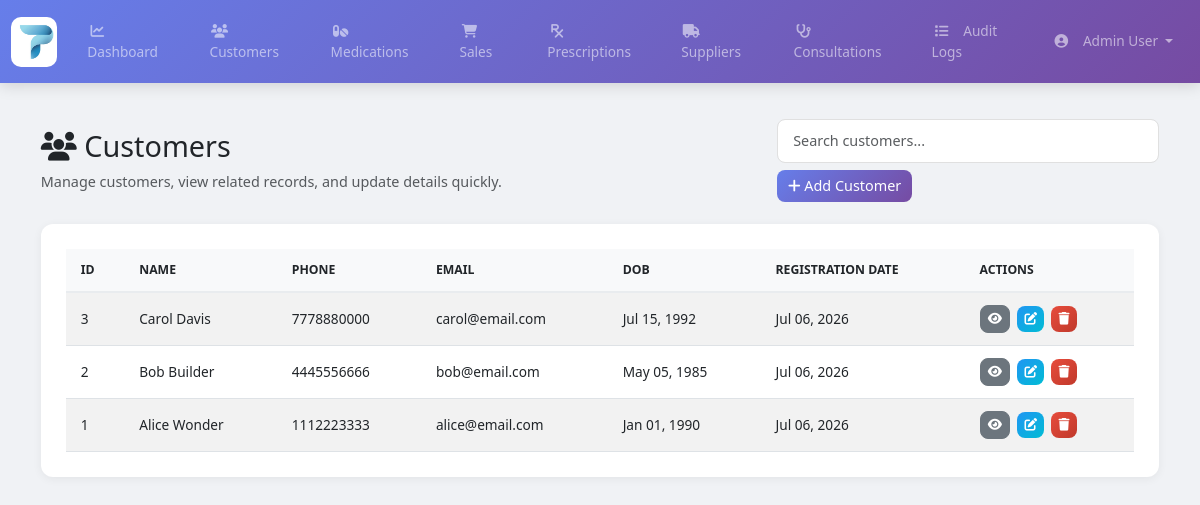
The page /pages/customers.php (signed in) on the database its author committed.
### tables this page shows
CREATE TABLE Customer (
    customer_id INT AUTO_INCREMENT PRIMARY KEY,
    first_name VARCHAR(50) NOT NULL,
    last_name VARCHAR(50) NOT NULL,
    phone VARCHAR(20) UNIQUE,
    email VARCHAR(100) UNIQUE,
    dob DATE,
    address TEXT,
    registration_date DATE DEFAULT CURRENT_DATE
);

### includes/config.php (called while the page is built, shortened)
<?php
function currentUserRole()
{
    return $_SESSION['user_role'] ?? 'Guest';
}
function isAdmin()
{
    return currentUserRole() === 'Admin';
}
function canEditCustomers()
{
    return isAdmin() || isPharmacist();
}
?>

### pages/customers.php (the view, shortened to what this page needs)
<?php
require_once __DIR__ . '/../includes/config.php';
$customers = mysqli_query($conn, 'SELECT * FROM Customer ORDER BY customer_id DESC');
require_once __DIR__ . '/../includes/header.php';
?>
<div class="d-flex justify-content-between align-items-center flex-wrap gap-3 mb-4">
    <div>
        <h2><i class="fas fa-users"></i> Customers</h2>
        <p class="text-muted mb-0">Manage customers, view related records, and update details quickly.</p>
    </div>
    <div class="d-flex gap-2 flex-wrap">
        <input id="customerSearch" type="search" class="form-control search-input" data-table="customerTable" placeholder="Search customers..." style="min-width:240px;">
        <?php if (canEditCustomers()): ?>
            <button class="btn btn-primary" data-bs-toggle="modal" data-bs-target="#addCustomerModal">
                <i class="fas fa-plus"></i> Add Customer
            </button>
        <?php endif; ?>
    </div>
</div>
<div class="card">
    <div class="card-body">
        <div class="table-responsive">
            <table class="table table-striped table-hover" id="customerTable">
                <thead>
                    <tr>
                        <th>ID</th>
                        <th>Name</th>
                        <th>Phone</th>
                        <th>Email</th>
                        <th>DOB</th>
                        <th>Registration Date</th>
                        <?php if (canEditCustomers()): ?>
                        <th>Actions</th>
                        <?php endif; ?>
                    </tr>
                </thead>
                <tbody>
                    <?php while ($row = mysqli_fetch_assoc($customers)): ?>
                        <tr>
                            <td><?= htmlspecialchars($row['customer_id']) ?></td>
                            <td><?= htmlspecialchars($row['first_name'] . ' ' . $row['last_name']) ?></td>
                            <td><?= htmlspecialchars($row['phone']) ?></td>
                            <td><?= htmlspecialchars($row['email']) ?></td>
                            <td><?= $row['dob'] ? date('M d, Y', strtotime($row['dob'])) : '' ?></td>
                            <td><?= $row['registration_date'] ? date('M d, Y', strtotime($row['registration_date'])) : '' ?></td>
                            <?php if (canEditCustomers()): ?>
                            <td>
                                <a href="<?= BASE_PATH ?>/pages/customer_details.php?id=<?= $row['customer_id'] ?>" class="btn btn-sm btn-secondary me-1">
                                    <i class="fas fa-eye"></i>
                                </a>
                                <button class="btn btn-sm btn-info me-1" onclick="editCustomer(<?= $row['customer_id'] ?>)">
                                    <i class="fas fa-edit"></i>
                                </button>
                                <form method="POST" style="display:inline;" onsubmit="return confirm('Delete this customer?')">
                                    <button type="submit" class="btn btn-sm btn-danger">
                                        <i class="fas fa-trash"></i>
                                    </button>
                                </form>
                            </td>
                            <?php endif; ?>
                        </tr>
                    <?php endwhile; ?>
                </tbody>
            </table>
        </div>
    </div>
</div>
<?php require_once __DIR__ . '/../includes/footer.php'; ?>

### assets/css/style.css (style rules this page uses)
:root { --primary-1: #667eea; --primary-2: #764ba2; --accent: #11998e; --muted: #6c757d; --card-radius: 12px; --transition-fast: 180ms; --transition: 300ms; }
* { margin: 0; padding: 0; box-sizing: border-box; }
body { background-color: #f0f2f5; font-family: 'Segoe UI', Tahoma, Geneva, Verdana, sans-serif; min-height: 100vh; padding-bottom: 30px; }
.card { border: none; border-radius: 12px; box-shadow: 0 2px 10px rgba(0,0,0,0.06); margin-bottom: 25px; overflow: hidden; transition: transform 0.2s ease, box-shadow 0.2s ease; }
.card-body { padding: 25px; }
.table { margin-bottom: 0; font-size: 0.95rem; }
.table thead th { background: #f8f9fa; border-bottom: 2px solid #e9ecef; font-weight: 600; font-size: 0.85rem; text-transform: uppercase; padding: 12px 15px; }
.table tbody td { padding: 12px 15px; vertical-align: middle; }
.table-striped tbody tr:nth-of-type(odd) { background-color: rgba(0,0,0,0.02); }
.btn { border-radius: 8px; font-weight: 500; transition: all 0.3s ease; }
.btn-primary { background: linear-gradient(135deg,#667eea,#764ba2); border: none; }
.btn-danger { background: linear-gradient(135deg,#e74c3c,#c0392b); border:none; }
.btn-info { background: linear-gradient(135deg,#2196F3,#00BCD4); border:none; color:white; }
.form-control { border-radius: 8px; border: 1px solid #e0e0e0; padding: 10px 15px; transition: all 0.3s ease; }
html { font-size: clamp(14px, 1.2vw, 16px); }
.table-responsive { overflow-x:auto; -webkit-overflow-scrolling: touch; }

### rows shown on the page
customer: customer_id "3", first_name+last_name "Carol Davis", phone "7778880000", email "carol@email.com", dob "Jul 15, 1992", registration_date "Jul 06, 2026"
customer: customer_id "2", first_name+last_name "Bob Builder", phone "4445556666", email "bob@email.com", dob "May 05, 1985", registration_date "Jul 06, 2026"
customer: customer_id "1", first_name+last_name "Alice Wonder", phone "1112223333", email "alice@email.com", dob "Jan 01, 1990", registration_date "Jul 06, 2026"

### other values the page prints
$_SESSION['user_name'] "Admin User"
